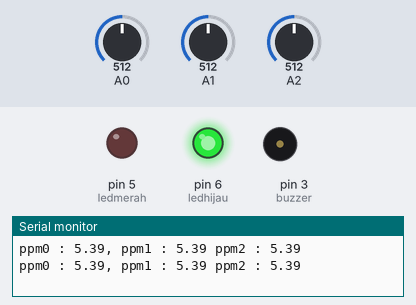
Recording of a sketch running on a simulated Arduino Uno, built with avr-gcc and run on an emulated ATmega328P. Shown: output pins drawn as LEDs (lit = HIGH), buzzer (waves = sounding, pin HIGH), the last lines printed to the serial monitor. The inputs (shaded band) are chosen by the test bench; at power-on: A0 = 512, A1 = 512, A2 = 512. Pins used as bus, display or sensor lines are not drawn.

Above: at 4.2 s.
4.3 s: A0 set to 908
6.2 s: A0 set to 939
At 7.9 s:
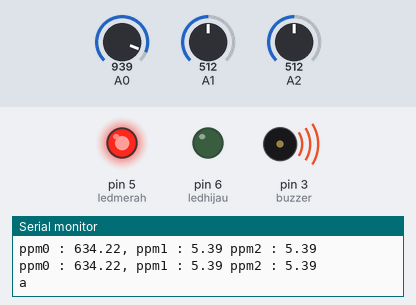
8.5 s: A0 set to 900
At 9.6 s:
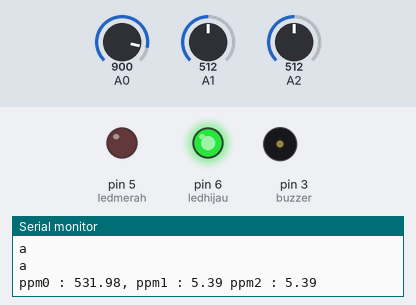
10.5 s: A1 set to 918
12.2 s: A1 set to 939
At 14.2 s:
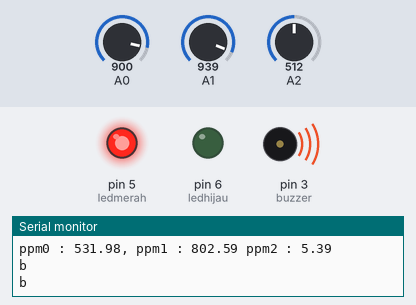
15.5 s: A1 set to 900
At 16.6 s:
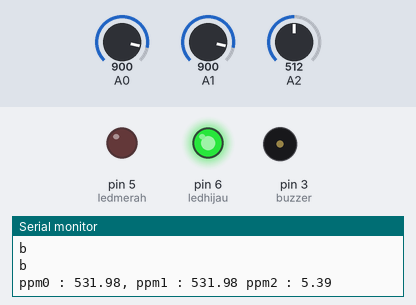
Timing chart, 0 to 18.5 s (numbered marks = the images above; inputs shaded):
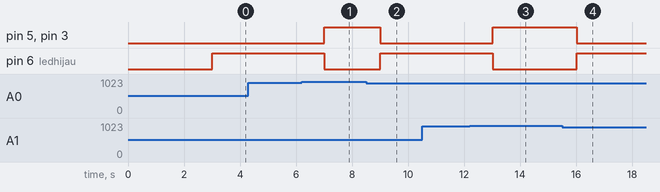

The sketch:

1_Arduino_WA_Spam.ino
```cpp
#include <Arduino.h>
#include <SoftwareSerial.h>
#define rx_pin 8
#define tx_pin 7
SoftwareSerial data(rx_pin, tx_pin);
const float RL = 1;
const float clean_air_ratio = 10.0;
float adc, RS, Ro, RsRo, ppm, v;
float adc1, RS1, Ro1, RsRo1, ppm1, v1;
float adc2, RS2, Ro2, RsRo2, ppm2, v2;
const int SSR = 4;
const int buzzer = 3;
const int ledmerah = 5;
const int ledhijau = 6;
void kirimdata();
void setup()
{
  Serial.begin(9600);
  data.begin(115200);
  pinMode(buzzer, OUTPUT);
  pinMode(SSR, OUTPUT);
  pinMode(ledmerah, OUTPUT);
  pinMode(ledhijau, OUTPUT);
  pinMode(A0, INPUT);
  pinMode(A1, INPUT);
  pinMode(A2, INPUT);
  //sensor MQ di tabung
  int adc = analogRead(A0);
  v = adc * 5 / 1023.00;
  RS = ((5 * RL / v) - RL);
  Ro = RS / clean_air_ratio;
  delay(1000);

  //sensor MQ di SSR solenoid valve
  int adc1 = analogRead(A1);
  v1 = adc1 * 5 / 1023.00;
  RS1 = ((5 * RL / v1) - RL);
  Ro1 = RS1 / clean_air_ratio;
  delay(1000);

  //sensor MQ kompor
  int adc2 = analogRead(A2);
  v2 = adc2 * 5 / 1023.00;
  RS2 = ((5 * RL / v2) - RL);
  Ro2 = RS2 / clean_air_ratio;
  delay(1000);
}

void loop()
{
  kirimdata();
}

void kirimdata()
{
  //sensor MQ di tabung gas
  do
  {
  int adc = analogRead(A0);
  v = adc * 5 / 1023.00;
  RS = ((5 * RL / v) - RL);
  RsRo = RS / Ro;
  ppm = 1099.6 * pow((RsRo), -2.31);
  if (ppm >= 1000)
  {
    digitalWrite(buzzer, HIGH); // switch buzzer off
    digitalWrite(SSR, HIGH);
    digitalWrite(ledmerah, HIGH);
    digitalWrite(ledhijau, LOW);
    String datakirim = "a";
    Serial.println(datakirim);
    data.print(datakirim);
    data.write(13);
    delay(1000);
  }
  else
  {
    digitalWrite(buzzer, LOW); // switch buzzer on for 100ms
    digitalWrite(SSR, LOW);
    digitalWrite(ledmerah, LOW);
    digitalWrite(ledhijau, HIGH);
  }
  }
  while(ppm>=1000);

  //sensor MQ di SSR solenoid valve
  do
  {
  int adc1 = analogRead(A1);
  v1 = adc1 * 5 / 1023.00;
  RS1 = ((5 * RL / v1) - RL);
  RsRo1 = RS1 / Ro1;
  ppm1 = 1099.6 * pow((RsRo1), -2.31);

  if (ppm1 >= 1000)
  {
    digitalWrite(buzzer, HIGH); // switch buzzer off
    digitalWrite(SSR, HIGH);
    digitalWrite(ledmerah, HIGH);
    digitalWrite(ledhijau, LOW);
    String datakirim1 = "b";
    Serial.println(datakirim1);
    data.print(datakirim1);
    data.write(13);
    delay(1000);
  }
  else
  {
    digitalWrite(buzzer, LOW); // switch buzzer on for 100ms
    digitalWrite(SSR, LOW);
    digitalWrite(ledmerah, LOW);
    digitalWrite(ledhijau, HIGH);
  }
  }
   while(ppm1>=1000);

  //sensor MQ di kompor
  do
  {
  int adc2 = analogRead(A2);
  v2 = adc2 * 5 / 1023.00;
  RS2 = ((5 * RL / v2) - RL);
  RsRo2 = RS2 / Ro2;
  ppm2 = 1099.6 * pow((RsRo2), -2.31);

  if (ppm2 >= 1000)
  {
    digitalWrite(buzzer, HIGH); // switch buzzer off
    digitalWrite(SSR, HIGH);
    digitalWrite(ledmerah, HIGH);
    digitalWrite(ledhijau, LOW);
    String datakirim2 = "c";
    Serial.println(datakirim2);
    data.print(datakirim2);
    data.write(13);
    delay(1000);
  }
  else
  {
    digitalWrite(buzzer, LOW); // switch buzzer on for 100ms
    digitalWrite(SSR, LOW);
    digitalWrite(ledmerah, LOW);
    digitalWrite(ledhijau, HIGH);
  }
  }
   while(ppm2>=1000);

  //sediakan variabel data yang akan dikirm
  Serial.println("ppm0 : " + (String)ppm + ", ppm1 : " + (String)ppm1 + " ppm2 : " + (String)ppm2);
  delay(1000);
}
```

Measured:
- the behaviour switches between 926 and 927 on A0 (found by bisection; images 0 and 1)
- the behaviour switches between 926 and 927 on A1 (found by bisection; images 2 and 3)
- after the input at 6.2 s, pin 5 (ledmerah), pin 3 (buzzer): LOW → HIGH after 0.81 s; pin 6 (ledhijau): HIGH → LOW after 0.81 s
- after the input at 8.5 s, pin 5 (ledmerah), pin 3 (buzzer): HIGH → LOW after 0.51 s; pin 6 (ledhijau): LOW → HIGH after 0.51 s
- after the input at 12.2 s, pin 5 (ledmerah), pin 3 (buzzer): LOW → HIGH after 0.82 s; pin 6 (ledhijau): HIGH → LOW after 0.82 s
- after the input at 15.5 s, pin 5 (ledmerah), pin 3 (buzzer): HIGH → LOW after 0.53 s; pin 6 (ledhijau): LOW → HIGH after 0.53 s
